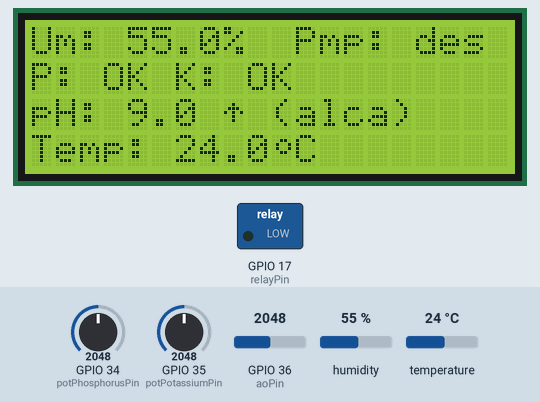
This sketch was run on a simulated ESP32. Shown: 20×4 character LCD, switched loads named in the sketch (green lamp = pin HIGH). Inputs (shaded band) come from the test bench; at power-on: humidity 55 %, GPIO 34 (potPhosphorusPin) = 2048, GPIO 35 (potPotassiumPin) = 2048, GPIO 36 (aoPin) = 2048, temperature 24 °C. WiFi joins after 1.5 s; servers stay silent unless stated; no MQTT or app messages arrive unless stated; what the sketch prints to the serial monitor is not drawn.

Above: at 4.8 s.
4.9 s: humidity set to 51 %
At 6.9 s:
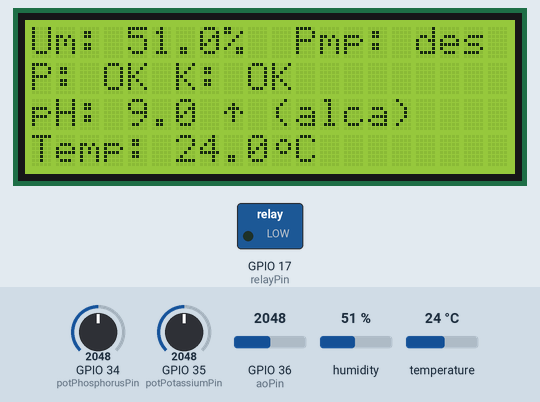
7.3 s: humidity set to 48 %
At 9.1 s:
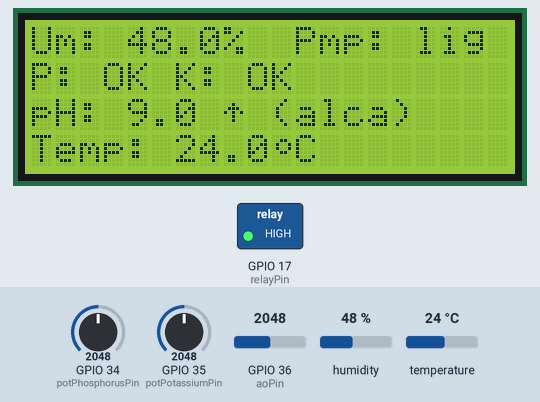
9.4 s: GPIO 34 (potPhosphorusPin) set to 1966
At 10.8 s:
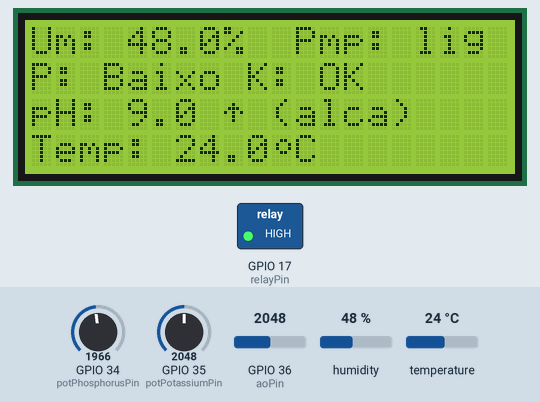
11.6 s: GPIO 35 (potPotassiumPin) set to 1857
13.4 s: GPIO 35 (potPotassiumPin) set to 1766
At 15.2 s:
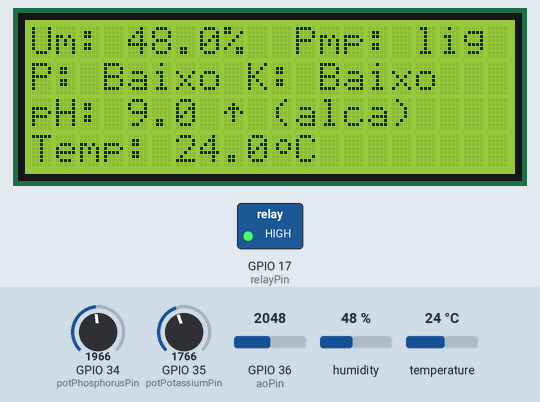
15.8 s: GPIO 36 (aoPin) set to 122
At 16.9 s:
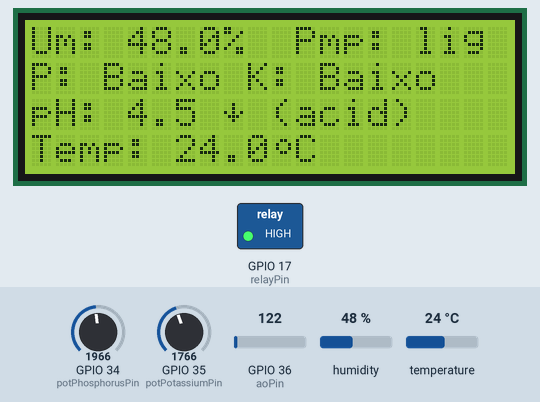
Timing chart, 0 to 18.8 s (numbered marks = the images above; inputs shaded):
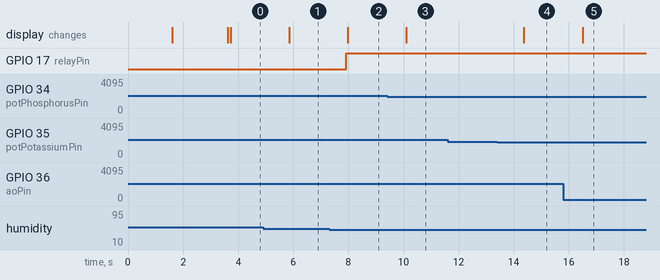

Measured:
- the behaviour switches between 50 and 49 % on humidity (found by bisection; images 1 and 2)
- the behaviour switches between 2000 and 1999 on GPIO 34 (potPhosphorusPin) (found by bisection; images 2 and 3)
- the behaviour switches between 1800 and 1799 on GPIO 35 (potPotassiumPin) (found by bisection; images 3 and 4)
- after the input at 4.9 s, the display: changes after 0.95 s (image 1)
- after the input at 7.3 s, GPIO 17 (relayPin): LOW → HIGH after 0.62 s; the display: changes after 0.68 s (image 2)
- after the input at 9.4 s, the display: changes after 0.71 s (image 3)
- after the input at 11.6 s, every drawn part: stays the same
- after the input at 13.4 s, the display: changes after 0.97 s (image 4)
- after the input at 15.8 s, the display: changes after 0.71 s (image 5)

The sketch:

sketch.ino
```cpp
#include <DHT.h>                  // Lib. DHT22 - Sensor de umidade
#include <LiquidCrystal_I2C.h>    // Lib. display LCD
#include <WiFi.h>                 // Lib. Wi-Fi
#include <PubSubClient.h>         // Lib. MQTT
#include <ArduinoJson.h>          // Lib. JSON

// Wi-Fi
const char* ssid = "Wokwi-GUEST"; // Nome da rede Wi-Fi no Wokwi
const char* password = "";        // Senha (não tem senha)

// MQTT
const char* mqtt_broker = "broker.hivemq.com";        // Broker MQTT
const int mqtt_port = 1883;                           // Porta padrão MQTT
const char* mqtt_client_id = "fe-00225-esp32-c-v4";   // ID cliente MQTT
const char* mqtt_topic_publish = "fe/field-3/plot-1/computer-7/data";

// Pinos e limiares
const int computerId = 7;         // ID do computador de borda
const int potPhosphorusPin = 34;  // Potenciômetro (P)
const int potPotassiumPin = 35;   // Potenciômetro (K)
const int doPin = 13;             // LDR (pH)
const int aoPin = 36;             // LDR (pH)
const int dhtPin = 18;            // DHT (umidade)
const int relayPin = 17;          // Comando da bomba

// Limiares
const int humThreshold = 50;          // Umidade
const float phLowThreshold = 6.0;     // pH mínimo
const float phHighThreshold = 7.5;    // pH máximo

// Valores para mapeamento de escalas de pH
const int ldrMinVal = 8;          // Valor mínimo de leitura no sensor
const int ldrMaxVal = 1016;       // Valor máximo de leitura no sensor
const int phSimMinInt = 40;       // Valor mínimo considerado -> 4.0 * 10 para manter precisão
const int phSimMaxInt = 90;       // Valor máximo considerado -> 9.0 * 10 para manter precisão

// Limiares de normalidade para fósforo e potássio
const int phosphorusThreshold = 2000;
const int potassiumThreshold = 1800;

// Objetos de rede
WiFiClient espClient;                 // Cliente Wi-Fi
PubSubClient mqttClient(espClient);   // Cliente MQTT

// Conexão
void setup_wifi() {
  delay(10);
  Serial.println();
  Serial.print("Conectando-se a ");
  Serial.println(ssid);

  WiFi.begin(ssid, password);

  while (WiFi.status() != WL_CONNECTED) {
    delay(500);
    Serial.print(".");
  }

  Serial.println("");
  Serial.println("WiFi conectado!");
  Serial.print("Endereço IP: ");
  Serial.println(WiFi.localIP());
}

// Conexão MQTT
void reconnectMQTT() {
  while (!mqttClient.connected()) {
    Serial.print("Tentando conexão MQTT...");

    // Tenta conectar
    if (mqttClient.connect(mqtt_client_id)) {
      Serial.println("conectado!");
    } else {
      Serial.print("falhou, rc=");
      Serial.print(mqttClient.state());
      Serial.println(" tentando novamente em 5 segundos");
      delay(5000); // Espera 5s para tentar novamente
    }
  }
}

// Define LCD
LiquidCrystal_I2C lcd(0x27, 20, 4); // 20 colunas, 4 linhas

DHT dht22(dhtPin, DHT22);

// Caracteres personalizados
byte grau[8] = {
  0b00000, 0b00110, 0b01001, 0b01001, 0b00110, 0b00000, 0b00000, 0b00000
};

byte setaCima[8] = {
  0b00000, 0b00100, 0b01110, 0b10101, 0b00100, 0b00100, 0b00000, 0b00000
};

byte setaBaixo[8] = {
  0b00000, 0b00100, 0b00100, 0b10101, 0b01110, 0b00100, 0b00000, 0b00000
};

void setup() {

  // Log header
  Serial.begin(115200);
  Serial.println("TiãoTech - Log de sensores");
  Serial.print("Computador: ");
  Serial.println(computerId);

  // Pinagem componentes
  pinMode(doPin, INPUT);
  pinMode(aoPin, INPUT);
  pinMode(relayPin, OUTPUT);

  // Conectar Wi-Fi
  setup_wifi(); // chamando Wi-Fi Setup

  // Configurar cliente MQTT
  mqttClient.setServer(mqtt_broker, mqtt_port);

  // Inicializa DHT22
  dht22.begin();

  // Inicializa LCD
  lcd.init();
  lcd.backlight();
  lcd.print("Iniciando...");

  // Mapeia caracteres especiais
  lcd.createChar(0, grau);       // Índice 0 para o símbolo de grau
  lcd.createChar(1, setaCima);   // Índice 1 para a seta para cima
  lcd.createChar(2, setaBaixo);  // Índice 2 para a seta para baixo

  Serial.print("Limite de umidade: ");
  Serial.println(humThreshold);
  // Serial.println("time,temperatura,valor_umidade,nivel_umidade,bomba,fosforo,potassio,valor_ph,nivel_ph");

  delay(2000);
  lcd.clear();
}

void loop() {

  // Garante que o cliente MQTT está conectado
  if (!mqttClient.connected()) {
    reconnectMQTT();
  }
  mqttClient.loop(); // Mantém a conexão MQTT e processa mensagens

  // Leitura P e K
  int phosphorusRawValue = analogRead(potPhosphorusPin);
  int potassiumRawValue = analogRead(potPotassiumPin);

  //Leitura pH
  int ldrRawValue = analogRead(aoPin);
  float humi = dht22.readHumidity();
  float temp = dht22.readTemperature();

  //Mapeamento de escalas
  long mappedPH_int = map(ldrRawValue, ldrMinVal, ldrMaxVal, phSimMinInt, phSimMaxInt);
  float simulatedPH = (float)mappedPH_int / 10.0;

  if (simulatedPH < (float)phSimMinInt / 10.0) simulatedPH = (float)phSimMinInt / 10.0;
  if (simulatedPH > (float)phSimMaxInt / 10.0) simulatedPH = (float)phSimMaxInt / 10.0;


  String humiStatus;
  String pumpStatus;
  if (humi < humThreshold) {
    digitalWrite(relayPin, HIGH);
    humiStatus = "baixa";
    pumpStatus = "ligada";
  } else {
    digitalWrite(relayPin, LOW);
    humiStatus = "OK";
    pumpStatus = "desligada";
  }

  // Lógica para fósforo e potássio
  String phosphorusStatus = (phosphorusRawValue >= phosphorusThreshold) ? "OK" : "Baixo";
  String potassiumStatus = (potassiumRawValue >= potassiumThreshold) ? "OK" : "Baixo";

  // Lógica pH
  String phLevelStatus;
  byte phIcon = 0;
  if (simulatedPH < phLowThreshold) {
    phLevelStatus = "acid";
    phIcon = 2;                                 // Seta para baixo
  } else if (simulatedPH > phLowThreshold) {
    phLevelStatus = "alca";
    phIcon = 1;                                 // Seta para cima
  } else {
    phLevelStatus = "norm";
    phIcon = 0;                                 // Grau
  }

  // Saída para o serial monitor (mantida apenas para logs)
  // Serial.print(millis()); Serial.print(",");
  // Serial.print(temp); Serial.print(",");
  // Serial.print(humi); Serial.print(",");
  // Serial.print(humiStatus); Serial.print(",");
  // Serial.print(pumpStatus); Serial.print(",");
  // Serial.print(phosphorusStatus); Serial.print(",");
  // Serial.print(potassiumStatus); Serial.print(",");
  // Serial.print(simulatedPH, 1); Serial.print(",");
  // Serial.println(phLevelStatus);

  // Saída das variáveis para monitoramento no serial plotter.
  Serial.print(phosphorusRawValue);
  Serial.print(",");
  Serial.println(potassiumRawValue);


  // Formata payload JSON
  const int CAPACITY = JSON_OBJECT_SIZE(9) + 200; // 9 campos + espaço para strings (~ 200 bytes)
  StaticJsonDocument<CAPACITY> doc;

  doc["time"] = millis();
  doc["temperatura"] = temp;
  doc["valor_umidade"] = humi;
  doc["nivel_umidade"] = humiStatus;
  doc["bomba"] = pumpStatus;
  doc["fosforo"] = phosphorusStatus;
  doc["potassio"] = potassiumStatus;
  doc["valor_ph"] = simulatedPH;
  doc["nivel_ph"] = phLevelStatus;

  // Serializa JSON para string (char array)
  char jsonBuffer[256]; // Buffer para string JSON
  serializeJson(doc, jsonBuffer, sizeof(jsonBuffer));

  // Serial.print("Payload JSON: ");
  // Serial.println(jsonBuffer);

  // Envia dados via MQTT
  if (mqttClient.publish(mqtt_topic_publish, jsonBuffer)) {
    Serial.println("Registro enviado com sucesso!");
  } else {
    Serial.println("Falha MQTT.");
  }

  // Exibição LCD
  lcd.clear(); // Limpa o display

  // Linha 0 - Umidade e bomba
  lcd.setCursor(0, 0);
  lcd.print("Um: ");
  lcd.print(humi, 1);
  lcd.print("%  Pmp: ");
  lcd.print(pumpStatus.substring(0,3));   // "lig" ou "des"

  // Linha 1 - Fósforo e potássio
  lcd.setCursor(0, 1);
  lcd.print("P: ");
  lcd.print(phosphorusStatus);            // "OK" ou "Baixo"
  lcd.print(" K: ");
  lcd.print(potassiumStatus);             // "OK" ou "Baixo"

  // Linha 2 - pH
  lcd.setCursor(0, 2);
  lcd.print("pH: ");
  lcd.print(simulatedPH, 1);
  lcd.print(" ");
  lcd.write(phIcon);
  lcd.print(" (");
  lcd.print(phLevelStatus);               // "acid", "alca" ou "norm"
  lcd.print(")");

  // Linha 3 - Temperatura
  lcd.setCursor(0, 3);
  lcd.print("Temp: ");
  lcd.print(temp, 1);
  lcd.write(0);                           // Símbolo de grau
  lcd.print("C");

  delay(1000);                            // Intervalo entre atualizações
}
```
